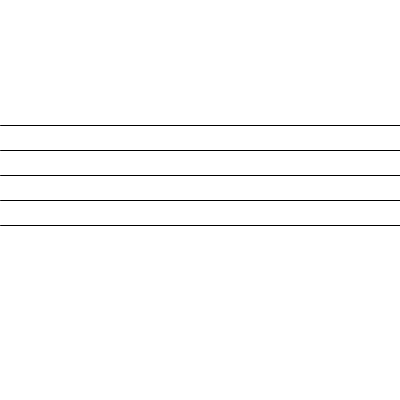
Frame 1 (no input)
Frame 60 (the mouse pressed at the canvas centre just before this capture): identical to frame 1, image omitted
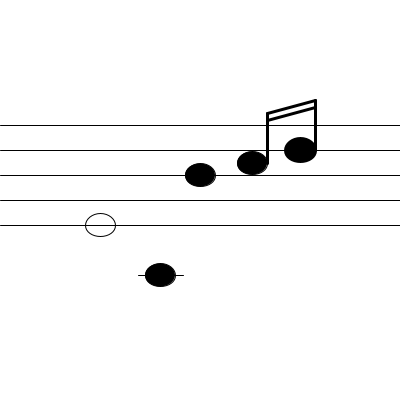
Frame 120 (the mouse held since frame 60 and released just before this capture)

The Processing sketch that drew these frames (run headless with seeded random() and noise(); from frame 60 on, the mouse is pressed at the canvas centre):

// Processing sketch: processing_61222
// ── processing_61222.pde

void setup () {
  size (400,400);
  background(255);
  smooth();
}

void draw () {
  if(mousePressed) {
  background(255);  
  
  // 1.Note
  noFill();
  ellipse(100,225,30,23);
  
  // 2.Note
  fill(0);  
  ellipse(160,275,30,23);
  line(138,275,183,275);
  
  // 3.Note
  ellipse(200,175,30,23);
  
  // 4.Note
  ellipse(252,163,30,23);
  strokeWeight(3);
  line(267,163,267,113);
  
  // 5.Note
  ellipse(300,150,30,23);
  strokeWeight(3);
  line(315,150,315,100);
  strokeWeight(1);
  
  //verbindender Strich
  strokeWeight(3);
  line(267,113,315,100);
  line(267,120,315,107);
  strokeWeight(1);
  
  }else{
    background(255);
    
  }
  line(0,125,400,125);
  line(0,150,400,150);
  line(0,175,400,175);
  line(0,200,400,200);
  line(0,225,400,225);
}
